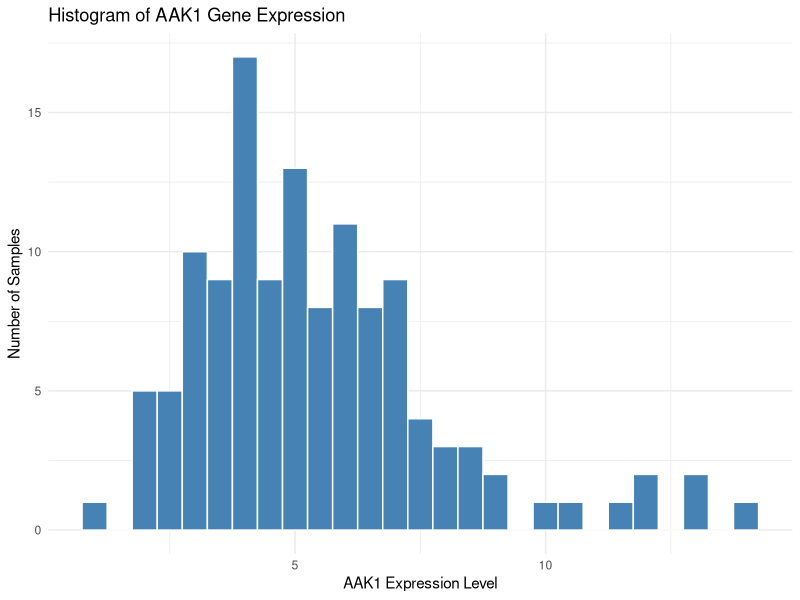
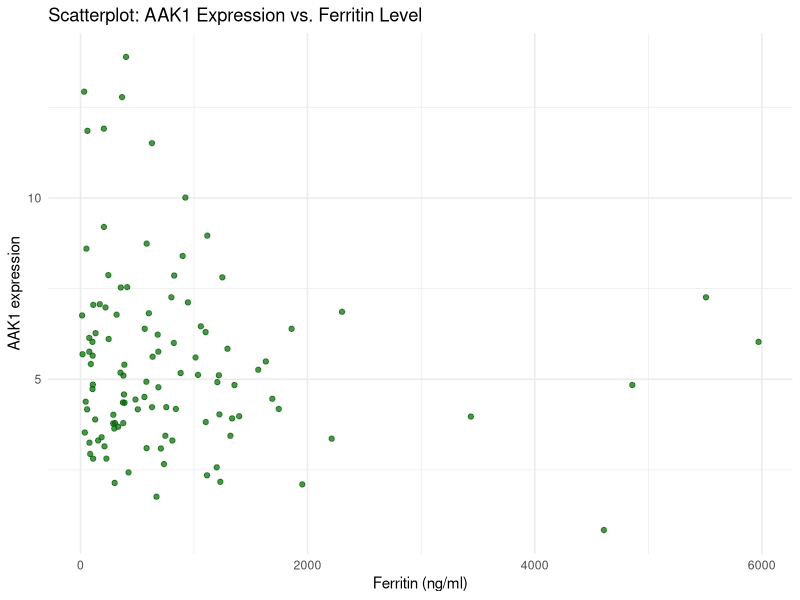
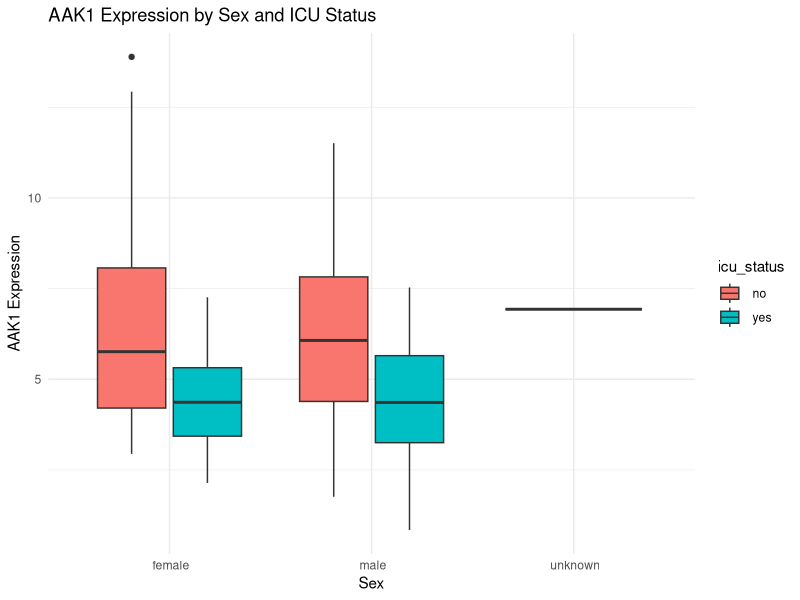

Reproduce these figures in R, in order.
## ---- chunk 1
library(tidyverse)
#set path
setwd('/Users/stanpawn/Desktop/Data science 101/Submission 1')
#read data
metadata <- read.csv("QBS103_GSE157103_series_matrix-1.csv")
gene_exp_raw <- read.csv("QBS103_GSE157103_genes.csv")
#check data
glimpse(metadata)
glimpse(gene_exp_raw)

## ---- chunk 2
#working with rows & columns
gene_exp_t <- gene_exp_raw %>%
  column_to_rownames(var = "X") %>% #change the 1st columnname to rowname
  t() %>% #transpose the data frame
  as.data.frame()

gene_exp_t <- gene_exp_t %>%
  rownames_to_column(var="participant_id")

glimpse(gene_exp_t)

#combine gene expression & metadata
#common samples ID
common_ids <- intersect(metadata$participant_id, gene_exp_t$participant_id)
#filter data using these IDs
metadata_clean <- metadata %>% filter(participant_id %in% common_ids)
gene_expr_clean <- gene_exp_t %>% filter(participant_id %in% common_ids)

full_data <- left_join(metadata, gene_exp_t, by = "participant_id")
glimpse(full_data)
## ---- chunk 3
#check number of rows before start
nrow(full_data) == nrow(metadata)

#check variables
names(full_data)
'AAK1' %in% colnames(full_data)
summary(full_data$AAK1)
# change ferritin from char to num
full_data <- full_data %>%
  mutate(ferritin = as.numeric(`ferritin.ng.ml.`))

summary(full_data$ferritin)
summary(full_data$AAK1)
summary(full_data$ferritin.ng.ml.)


#check distribution of categorical covarities
table(full_data$sex, useNA = "always")
table(full_data$icu_status, useNA = "always")
## ---- chunk 4
#Histogram of AKK1 expression
ggplot(full_data, aes(x=AAK1))+
  geom_histogram(binwidth = 0.5, fill = 'steelblue', color = 'white', na.rm = TRUE) +
  labs(
    title = "Histogram of AAK1 Gene Expression",
    x = "AAK1 Expression Level",
    y = "Number of Samples"
  ) +
  theme_minimal()

#Scattor plots of AKK1 and Ferritin
ggplot(full_data, aes(x=ferritin, y=AAK1)) +
  geom_point(color = "darkgreen", alpha = 0.7) +
  labs(
    title = "Scatterplot: AAK1 Expression vs. Ferritin Level",
    x = "Ferritin (ng/ml)",
    y = "AAK1 expression"
  ) +
  theme_minimal()
#Boxplot of AAK1 by Sex and ICU status
ggplot(full_data, aes(x = sex, y = AAK1, fill = icu_status)) +
  geom_boxplot() +
  labs(title = "AAK1 Expression by Sex and ICU Status",
       x = "Sex",
       y = "AAK1 Expression") +
  theme_minimal()
